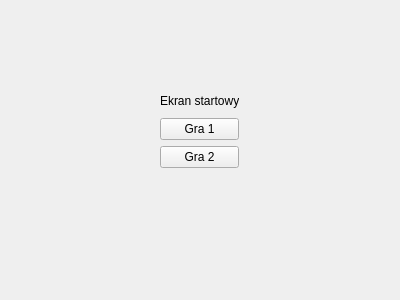
<?xml version="1.0" encoding="UTF-8"?>
<ui version="4.0">
 <class>Form</class>
 <widget class="QWidget" name="Form">
  <property name="geometry">
   <rect>
    <x>0</x>
    <y>0</y>
    <width>400</width>
    <height>300</height>
   </rect>
  </property>
  <property name="windowTitle">
   <string>Form</string>
  </property>
  <widget class="QWidget" name="">
   <property name="geometry">
    <rect>
     <x>160</x>
     <y>90</y>
     <width>79</width>
     <height>78</height>
    </rect>
   </property>
   <layout class="QVBoxLayout" name="verticalLayout">
    <item>
     <widget class="QLabel" name="label">
      <property name="text">
       <string>Ekran startowy</string>
      </property>
     </widget>
    </item>
    <item>
     <widget class="QPushButton" name="gameButton1">
      <property name="text">
       <string>Gra 1</string>
      </property>
     </widget>
    </item>
    <item>
     <widget class="QPushButton" name="gameButton2">
      <property name="text">
       <string>Gra 2</string>
      </property>
     </widget>
    </item>
   </layout>
  </widget>
 </widget>
 <resources/>
 <connections/>
</ui>
